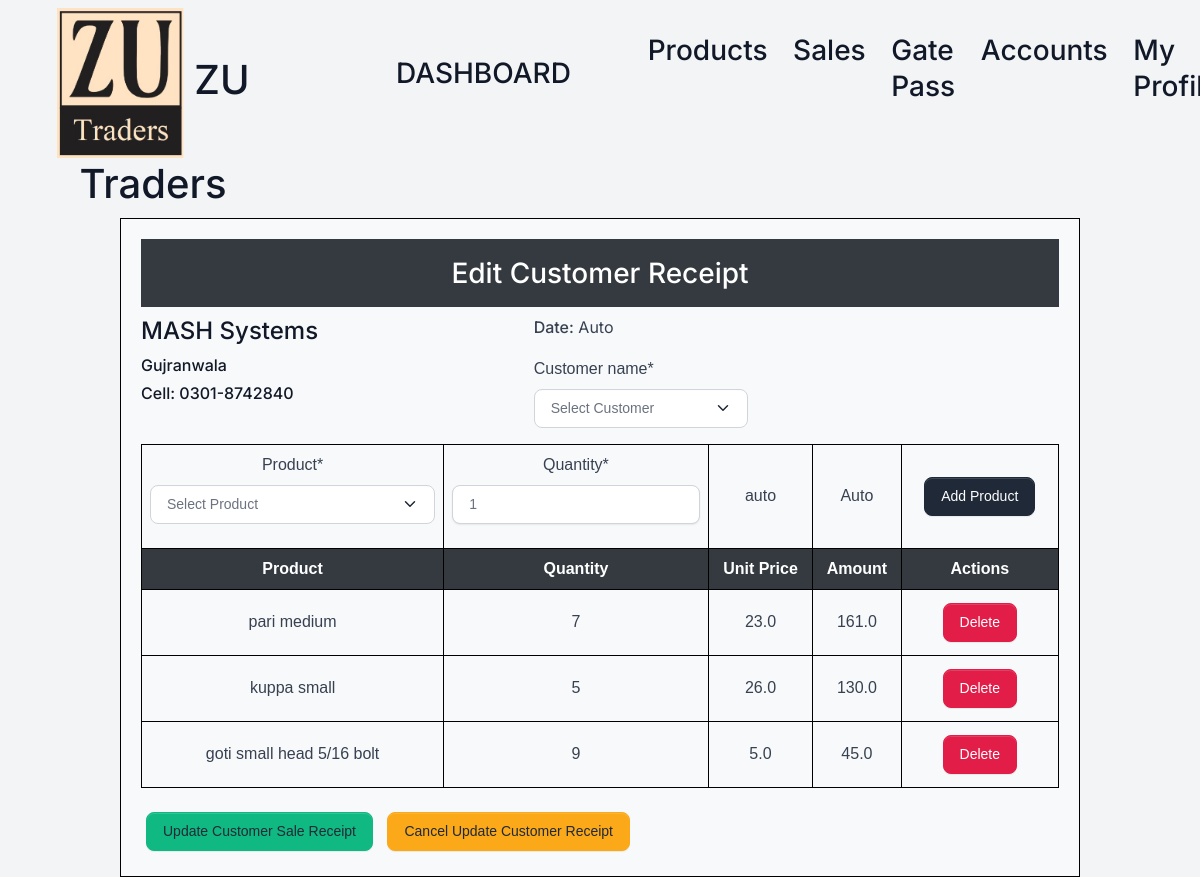
The page /edit-salereceipt/46/ (signed in) on the database its author committed.
### home/models.py (models this page shows, shortened)
class Sales_Receipt(models.Model):
    products = models.ManyToManyField(Product, through='Sales_Receipt_Product')
    date_created = models.DateTimeField(auto_now_add=True)
    customer_name =  models.ForeignKey(Customer,on_delete=models.RESTRICT,null=True)
    customer =  models.CharField(max_length=220,null=True,blank=True)
    phone_number = models.CharField(max_length=12)
    created_by = models.ForeignKey(User, on_delete=models.RESTRICT,null=True)
    make_transaction = models.BooleanField(default=False)
    is_cash = models.BooleanField(default=False)

class Sales_Receipt_Product(models.Model):
    salereceipt = models.ForeignKey(Sales_Receipt, on_delete=models.RESTRICT)
    product = models.ForeignKey(Product, on_delete=models.RESTRICT)
    quantity = models.PositiveIntegerField()
    unit_price = models.FloatField()
    amount = models.FloatField()

class Product(models.Model):
    ACTIVE = 'Atcive'
    INACTIVE = 'Inactive'
    STATUS_TYPE_CHOICES = [
        (ACTIVE , 'Active'),
        (INACTIVE ,'Inactive'),
    ]
    category=models.ForeignKey(Category,on_delete=models.RESTRICT)
    productname=models.CharField(max_length=255,unique=True)
    product_size=models.CharField(max_length=255)
    product_quantity=models.CharField(max_length=255,null=True,blank=True )
    unit=models.CharField(max_length=255,default="Nos")
    product_status=models.BooleanField(default=True)
    is_deleted = models.BooleanField(default=False)
    pro_img=models.ImageField(upload_to="uploaded/products/",null=True)
    product_slug=AutoSlugField(populate_from="productname",unique=True,null=True,default=None)
    def __str__(self):
        return f"{self.productname}"

### home/views/sales.py (the view, shortened to what this page needs)
# urls.py: path('edit-salereceipt/<int:salereceipt_id>/', sales.edit_salereceipt, name='edit_salereceipt'),
@login_required
@permission_required('home.change_sales_receipt', login_url='/login/')
def edit_salereceipt(request, salereceipt_id=None):
    salercpt = get_object_or_404(Sales_Receipt, id=salereceipt_id)
    products = Sales_Receipt_Product.objects.filter(salereceipt=salercpt.id)
    context = {
        'salereceipt': salercpt,
        'products': products,
        'form_salereceipt': Sales_ReceiptForm(instance=salercpt),
        'form': Sales_Receipt_ProductForm(),
    }
    return render(request, 'sale/edit_salereceipt.html', context)

### home/forms.py (shortened to what this page needs)
class Sales_ReceiptForm(forms.ModelForm):
    customer_name = forms.ModelChoiceField(
        queryset=Customer.objects.filter(is_deleted=False),
        empty_label="Select Customer"
    )
    class Meta:
        model = Sales_Receipt
        fields = ['customer_name',]
    def __init__(self, *args, **kwargs):
        super(Sales_ReceiptForm, self).__init__(*args, **kwargs)
        if self.instance and self.instance.pk:
            self.fields['customer_name'].initial = self.instance.customer_name

class Sales_Receipt_ProductForm(forms.ModelForm):
    product = forms.ModelChoiceField(queryset=Product.objects.filter(is_deleted=False), empty_label="Select Product")
    quantity = forms.IntegerField(min_value=1, initial=1, label='Quantity')
    class Meta:
        model = Sales_Receipt_Product
        fields = ['product', 'quantity']
    def __init__(self, *args, **kwargs):
        self.salereceipt = kwargs.pop('salereceipt', None)
        super(Sales_Receipt_ProductForm, self).__init__(*args, **kwargs)

### home/models.py (called while the page is built)
    def __str__(self):
        return self.coname

### templates/sale/edit_salereceipt.html (shortened to what this page needs)
{% extends 'base.html' %}
{% load custom_filters %}
{% load crispy_forms_tags %}
{% load static %}
{% block content %}
<div class="pcoded-content">
	<div class="pcoded-inner-content">
		<div class="main-body">
			<div class="page-wrapper">
				<div class="page-body">
					<div class="table-container">
						<h3 class="text-center bg-dark text-light p-3">
							Edit Customer Receipt
						</h3>
						<form id="salereceipt-form" method="POST">
							<div class="header-section">
								<div>
									<h4>MASH Systems</h4>
									<h6>Gujranwala</h6>
									<h6>Cell: 0301-8742840</h6>
								</div>
								<div style="margin-right:50px;width:500px">
									<p><strong>Date:</strong> Auto</p>
									<p style="margin-top:10px"><span class="ghfghg">{{ form_salereceipt.customer_name|as_crispy_field }}</span>
									</p>
								</div>
							</div>
							<table>
								<thead>
									<tr>
										<td>{{ form.product|as_crispy_field }}</td>
										<td>{{ form.quantity|as_crispy_field }}</td>
										<td>auto</td>
										<td id="amount">Auto</td>
										<td>
											<button id="add-product" class="btn btn-primary" type="button">Add Product</button>
										</td>
									</tr>
									<tr>
										<th>Product</th>
										<th>Quantity</th>
										<th>Unit Price</th>
										<th>Amount</th>
										<th>Actions</th>
									</tr>
								</thead>
								<tbody id="product-list">
									{% for product in products %}
									<tr>
										<td>{{ product.product }}</td>
										<td>{{ product.quantity }}</td>
										<td>{{ product.unit_price }}</td>
										<td>{{ product.amount }}</td>
										<td>
											<button class="delete-product btn btn-danger" data-product-id="{{ product.product.id }}">
												Delete
											</button>
										</td>
									</tr>
									{% endfor %}
								</tbody>
							</table>
							<button id="update-salereceipt" class="btn btn-success mt-4">
								Update Customer Sale Receipt
							</button>
							<a href="/list-sales?customer=True" class="btn btn-warning mt-4">Cancel Update Customer Receipt</a>
						</form>
					</div>
				</div>
			</div>
		</div>
	</div>
</div>
    {% endblock content %}

### static/assets/default/css/style.css (style rules this page uses)
html, body { height: 100%; width: 100%; max-height: 100%; overflow: auto; display: flex; flex-direction: column; }

### templates/sale/edit_salereceipt.html (style rules this page uses)
body { font-family: Arial, sans-serif; }
.table-container { width: 80%; margin: 0 auto; padding: 20px; border: 1px solid #000; background-color: #f8f9fa; }
table { width: 100%; border-collapse: collapse; }
th, td { border: 1px solid #000; padding: 8px; text-align: center; }
th { background-color: #343a40; color: #fff; }
.btn { margin: 5px; }
.header-section, .footer-section { display: flex; justify-content: space-between; }
.header-section div { width: 45%; }
.bg-dark { background-color: #343a40 !important; }
.text-light { color: #fff !important; }

### rows shown on the page
Sales_Receipt: customer_name "Select Customer"
Sales_Receipt_Product: product "pari medium", quantity "7", unit_price "23.0", amount "161.0"
Sales_Receipt_Product: product "kuppa small", quantity "5", unit_price "26.0", amount "130.0"
Sales_Receipt_Product: product "goti small head 5/16 bolt", quantity "9", unit_price "5.0", amount "45.0"
